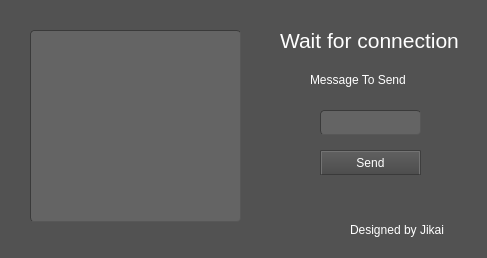
<?xml version="1.0" encoding="UTF-8"?>
<ui version="4.0">
 <class>Server</class>
 <widget class="QDialog" name="Server">
  <property name="geometry">
   <rect>
    <x>0</x>
    <y>0</y>
    <width>487</width>
    <height>258</height>
   </rect>
  </property>
  <property name="windowTitle">
   <string>Server</string>
  </property>
  <property name="styleSheet">
   <string notr="true">/*
ElegantDark Style Sheet for QT Applications
Author: Jaime A. Quiroga P.
Company: GTRONICK
Last updated: 17/04/2018
Available at: https://github.com/GTRONICK/QSS/blob/master/ElegantDark.qss
*/
QMainWindow {
	background-color:rgb(82, 82, 82);
}

QDialog {
	background-color:rgb(82, 82, 82);
}

QTextEdit {
	background-color:rgb(42, 42, 42);
	color: rgb(0, 255, 0);
}

QListWidget{
	border-width: 1px; border-radius: 4px;
	border-color: rgb(58, 58, 58);
	border-style: inset;
	padding: 0 8px;
	color: rgb(255, 255, 255);
	background:rgb(100, 100, 100);
	selection-background-color: rgb(187, 187, 187);
	selection-color: rgb(60, 63, 65);
}

QPushButton{
	border-style: outset;
	border-width: 2px;
	border-top-color: qlineargradient(spread:pad, x1:0.5, y1:0.6, x2:0.5, y2:0.4, stop:0 rgba(115, 115, 115, 255), stop:1 rgba(62, 62, 62, 255));
	border-right-color: qlineargradient(spread:pad, x1:0.4, y1:0.5, x2:0.6, y2:0.5, stop:0 rgba(115, 115, 115, 255), stop:1 rgba(62, 62, 62, 255));
	border-left-color: qlineargradient(spread:pad, x1:0.6, y1:0.5, x2:0.4, y2:0.5, stop:0 rgba(115, 115, 115, 255), stop:1 rgba(62, 62, 62, 255));
	border-bottom-color: rgb(58, 58, 58);
	border-bottom-width: 1px;
	border-style: solid;
	color: rgb(255, 255, 255);
	padding: 2px;
	background-color: qlineargradient(spread:pad, x1:0.5, y1:1, x2:0.5, y2:0, stop:0 rgba(77, 77, 77, 255), stop:1 rgba(97, 97, 97, 255));
}
QPushButton:hover{
	border-style: outset;
	border-width: 2px;
	border-top-color: qlineargradient(spread:pad, x1:0.5, y1:0.6, x2:0.5, y2:0.4, stop:0 rgba(180, 180, 180, 255), stop:1 rgba(110, 110, 110, 255));
	border-right-color: qlineargradient(spread:pad, x1:0.4, y1:0.5, x2:0.6, y2:0.5, stop:0 rgba(180, 180, 180, 255), stop:1 rgba(110, 110, 110, 255));
	border-left-color: qlineargradient(spread:pad, x1:0.6, y1:0.5, x2:0.4, y2:0.5, stop:0 rgba(180, 180, 180, 255), stop:1 rgba(110, 110, 110, 255));
	border-bottom-color: rgb(115, 115, 115);
	border-bottom-width: 1px;
	border-style: solid;
	color: rgb(255, 255, 255);
	padding: 2px;
	background-color: qlineargradient(spread:pad, x1:0.5, y1:1, x2:0.5, y2:0, stop:0 rgba(107, 107, 107, 255), stop:1 rgba(157, 157, 157, 255));
}
QPushButton:pressed{
	border-style: outset;
	border-width: 2px;
	border-top-color: qlineargradient(spread:pad, x1:0.5, y1:0.6, x2:0.5, y2:0.4, stop:0 rgba(62, 62, 62, 255), stop:1 rgba(22, 22, 22, 255));
	border-right-color: qlineargradient(spread:pad, x1:0.4, y1:0.5, x2:0.6, y2:0.5, stop:0 rgba(115, 115, 115, 255), stop:1 rgba(62, 62, 62, 255));
	border-left-color: qlineargradient(spread:pad, x1:0.6, y1:0.5, x2:0.4, y2:0.5, stop:0 rgba(115, 115, 115, 255), stop:1 rgba(62, 62, 62, 255));
	border-bottom-color: rgb(58, 58, 58);
	border-bottom-width: 1px;
	border-style: solid;
	color: rgb(255, 255, 255);
	padding: 2px;
	background-color: qlineargradient(spread:pad, x1:0.5, y1:1, x2:0.5, y2:0, stop:0 rgba(77, 77, 77, 255), stop:1 rgba(97, 97, 97, 255));
}
QPushButton:disabled{
	border-style: outset;
	border-width: 2px;
	border-top-color: qlineargradient(spread:pad, x1:0.5, y1:0.6, x2:0.5, y2:0.4, stop:0 rgba(115, 115, 115, 255), stop:1 rgba(62, 62, 62, 255));
	border-right-color: qlineargradient(spread:pad, x1:0.4, y1:0.5, x2:0.6, y2:0.5, stop:0 rgba(115, 115, 115, 255), stop:1 rgba(62, 62, 62, 255));
	border-left-color: qlineargradient(spread:pad, x1:0.6, y1:0.5, x2:0.4, y2:0.5, stop:0 rgba(115, 115, 115, 255), stop:1 rgba(62, 62, 62, 255));
	border-bottom-color: rgb(58, 58, 58);
	border-bottom-width: 1px;
	border-style: solid;
	color: rgb(0, 0, 0);
	padding: 2px;
	background-color: qlineargradient(spread:pad, x1:0.5, y1:1, x2:0.5, y2:0, stop:0 rgba(57, 57, 57, 255), stop:1 rgba(77, 77, 77, 255));
}
QLineEdit {
	border-width: 1px; border-radius: 4px;
	border-color: rgb(58, 58, 58);
	border-style: inset;
	padding: 0 8px;
	color: rgb(255, 255, 255);
	background:rgb(100, 100, 100);
	selection-background-color: rgb(187, 187, 187);
	selection-color: rgb(60, 63, 65);
}
QLabel {
	color:rgb(255,255,255);	
}
QProgressBar {
	text-align: center;
	color: rgb(240, 240, 240);
	border-width: 1px; 
	border-radius: 10px;
	border-color: rgb(58, 58, 58);
	border-style: inset;
	background-color:rgb(77,77,77);
}
QProgressBar::chunk {
	background-color: qlineargradient(spread:pad, x1:0.5, y1:0.7, x2:0.5, y2:0.3, stop:0 rgba(87, 97, 106, 255), stop:1 rgba(93, 103, 113, 255));
	border-radius: 5px;
}
QMenuBar {
	background:rgb(82, 82, 82);
}
QMenuBar::item {
	color:rgb(223,219,210);
	spacing: 3px;
	padding: 1px 4px;
	background: transparent;
}

QMenuBar::item:selected {
	background:rgb(115, 115, 115);
}
QMenu::item:selected {
	color:rgb(255,255,255);
	border-width:2px;
	border-style:solid;
	padding-left:18px;
	padding-right:8px;
	padding-top:2px;
	padding-bottom:3px;
	background:qlineargradient(spread:pad, x1:0.5, y1:0.7, x2:0.5, y2:0.3, stop:0 rgba(87, 97, 106, 255), stop:1 rgba(93, 103, 113, 255));
	border-top-color: qlineargradient(spread:pad, x1:0.5, y1:0.6, x2:0.5, y2:0.4, stop:0 rgba(115, 115, 115, 255), stop:1 rgba(62, 62, 62, 255));
	border-right-color: qlineargradient(spread:pad, x1:0.4, y1:0.5, x2:0.6, y2:0.5, stop:0 rgba(115, 115, 115, 255), stop:1 rgba(62, 62, 62, 255));
	border-left-color: qlineargradient(spread:pad, x1:0.6, y1:0.5, x2:0.4, y2:0.5, stop:0 rgba(115, 115, 115, 255), stop:1 rgba(62, 62, 62, 255));
	border-bottom-color: rgb(58, 58, 58);
	border-bottom-width: 1px;
}
QMenu::item {
	color:rgb(223,219,210);
	background-color:rgb(78,78,78);
	padding-left:20px;
	padding-top:4px;
	padding-bottom:4px;
	padding-right:10px;
}
QMenu{
	background-color:rgb(78,78,78);
}
QTabWidget {
	color:rgb(0,0,0);
	background-color:rgb(247,246,246);
}
QTabWidget::pane {
		border-color: rgb(77,77,77);
		background-color:rgb(101,101,101);
		border-style: solid;
		border-width: 1px;
    	border-radius: 6px;
}
QTabBar::tab {
	padding:2px;
	color:rgb(250,250,250);
  	background-color: qlineargradient(spread:pad, x1:0.5, y1:1, x2:0.5, y2:0, stop:0 rgba(77, 77, 77, 255), stop:1 rgba(97, 97, 97, 255));
	border-style: solid;
	border-width: 2px;
  	border-top-right-radius:4px;
   border-top-left-radius:4px;
	border-top-color: qlineargradient(spread:pad, x1:0.5, y1:0.6, x2:0.5, y2:0.4, stop:0 rgba(115, 115, 115, 255), stop:1 rgba(95, 92, 93, 255));
	border-right-color: qlineargradient(spread:pad, x1:0.4, y1:0.5, x2:0.6, y2:0.5, stop:0 rgba(115, 115, 115, 255), stop:1 rgba(95, 92, 93, 255));
	border-left-color: qlineargradient(spread:pad, x1:0.6, y1:0.5, x2:0.4, y2:0.5, stop:0 rgba(115, 115, 115, 255), stop:1 rgba(95, 92, 93, 255));
	border-bottom-color: rgb(101,101,101);
}
QTabBar::tab:selected, QTabBar::tab:last:selected, QTabBar::tab:hover {
  	background-color:rgb(101,101,101);
  	margin-left: 0px;
  	margin-right: 1px;
}
QTabBar::tab:!selected {
    	margin-top: 1px;
		margin-right: 1px;
}
QCheckBox {
	color:rgb(223,219,210);
	padding: 2px;
}
QCheckBox:hover {
	border-radius:4px;
	border-style:solid;
	padding-left: 1px;
	padding-right: 1px;
	padding-bottom: 1px;
	padding-top: 1px;
	border-width:1px;
	border-color: rgb(87, 97, 106);
	background-color:qlineargradient(spread:pad, x1:0.5, y1:0.7, x2:0.5, y2:0.3, stop:0 rgba(87, 97, 106, 150), stop:1 rgba(93, 103, 113, 150));
}
QCheckBox::indicator:checked {
	border-radius:4px;
	border-style:solid;
	border-width:1px;
	border-color: rgb(180,180,180);
  	background-color:qlineargradient(spread:pad, x1:0.5, y1:0.7, x2:0.5, y2:0.3, stop:0 rgba(87, 97, 106, 255), stop:1 rgba(93, 103, 113, 255));
}
QCheckBox::indicator:unchecked {
	border-radius:4px;
	border-style:solid;
	border-width:1px;
	border-color: rgb(87, 97, 106);
  	background-color:rgb(255,255,255);
}
QStatusBar {
	color:rgb(240,240,240);
}
</string>
  </property>
  <widget class="QLabel" name="label">
   <property name="geometry">
    <rect>
     <x>280</x>
     <y>0</y>
     <width>211</width>
     <height>81</height>
    </rect>
   </property>
   <property name="text">
    <string>&lt;html&gt;&lt;head/&gt;&lt;body&gt;&lt;p&gt;&lt;span style=&quot; font-size:16pt;&quot;&gt;Wait for connection&lt;/span&gt;&lt;/p&gt;&lt;/body&gt;&lt;/html&gt;</string>
   </property>
   <property name="textFormat">
    <enum>Qt::RichText</enum>
   </property>
   <property name="scaledContents">
    <bool>true</bool>
   </property>
  </widget>
  <widget class="QLineEdit" name="lineEdit1">
   <property name="geometry">
    <rect>
     <x>320</x>
     <y>110</y>
     <width>101</width>
     <height>25</height>
    </rect>
   </property>
  </widget>
  <widget class="QLabel" name="label_2">
   <property name="geometry">
    <rect>
     <x>310</x>
     <y>40</y>
     <width>211</width>
     <height>81</height>
    </rect>
   </property>
   <property name="text">
    <string>&lt;html&gt;&lt;head/&gt;&lt;body&gt;&lt;p&gt;Message To Send&lt;/p&gt;&lt;/body&gt;&lt;/html&gt;</string>
   </property>
   <property name="textFormat">
    <enum>Qt::RichText</enum>
   </property>
  </widget>
  <widget class="QLabel" name="label_3">
   <property name="geometry">
    <rect>
     <x>350</x>
     <y>190</y>
     <width>211</width>
     <height>81</height>
    </rect>
   </property>
   <property name="text">
    <string>&lt;html&gt;&lt;head/&gt;&lt;body&gt;&lt;p&gt;Designed by Jikai&lt;/p&gt;&lt;/body&gt;&lt;/html&gt;</string>
   </property>
   <property name="textFormat">
    <enum>Qt::RichText</enum>
   </property>
  </widget>
  <widget class="QPushButton" name="pushButton">
   <property name="geometry">
    <rect>
     <x>320</x>
     <y>150</y>
     <width>101</width>
     <height>25</height>
    </rect>
   </property>
   <property name="text">
    <string>Send</string>
   </property>
  </widget>
  <widget class="QListWidget" name="listWidget">
   <property name="geometry">
    <rect>
     <x>30</x>
     <y>30</y>
     <width>211</width>
     <height>192</height>
    </rect>
   </property>
  </widget>
 </widget>
 <resources/>
 <connections/>
</ui>
